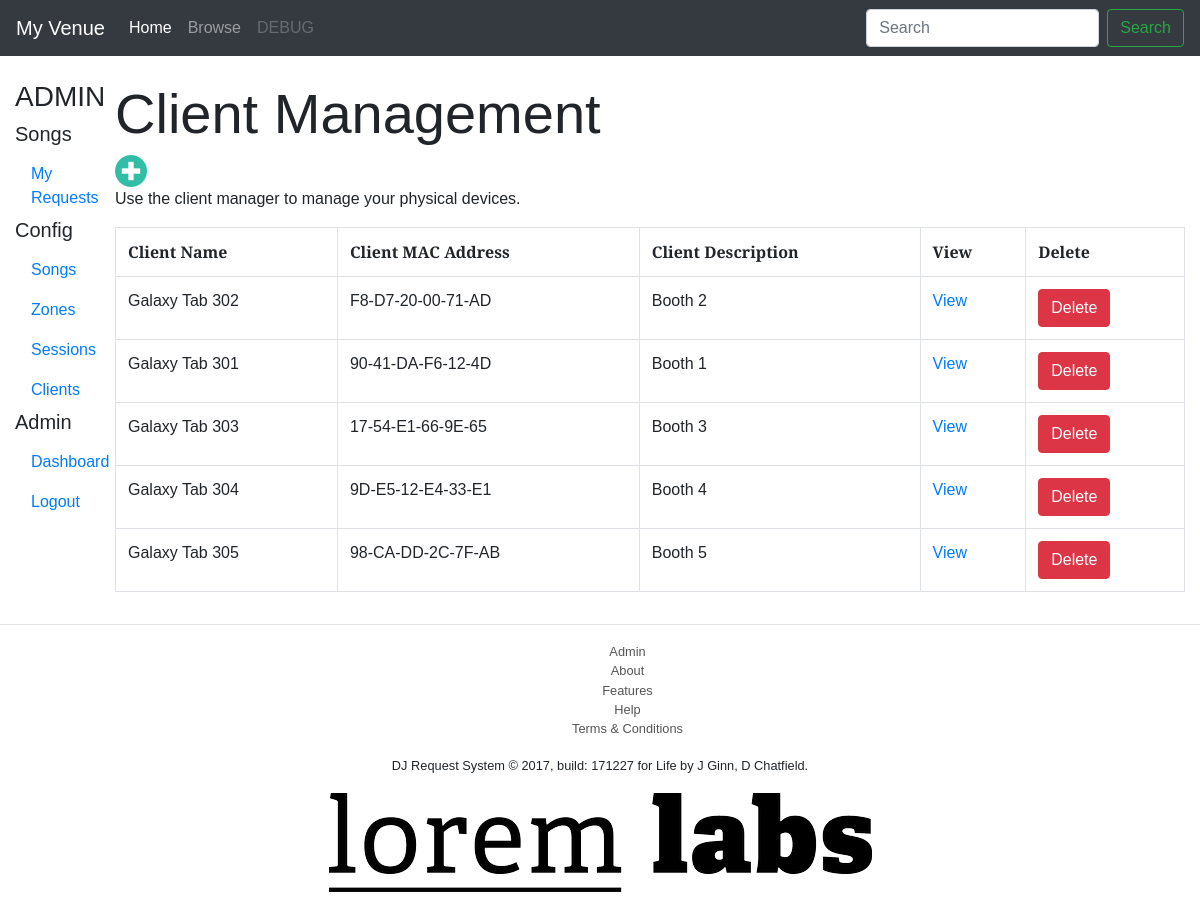
Screenshot of /clients/client_index.php (signed in) with the database file from the repository.
### tables this page shows
CREATE TABLE `clients` (
  `client_id` int(11) NOT NULL,
  `Client_Mac` varchar(20) NOT NULL COMMENT 'Client Mac Address',
  `client_name` text NOT NULL,
  `client_description` text NOT NULL
);

### config/DBVar.php (called while the page is built, shortened)
<?php
$environment = LOCAL;
$VenueName = "My Venue";
?>

### clients/client_index.php (the view, shortened to what this page needs)
<?php
	include($_SERVER["DOCUMENT_ROOT"] . "/djx/djx/partials/header.php");
?>
<head>
</head>
<body>
	<div class="fluid-container">
		<div class="col-md-12">
			<div class="row">
				<?php include($_SERVER["DOCUMENT_ROOT"] . "/djx/djx/partials/nav.php"); ?>
				<div class="col-md-11">
					<br>
					<h1 class="display-4">Client Management</h1>
					<ul class="nav">
						<li class="nav-item"><a href="add_client.php"><img src="<?php echo $environment; ?>images/add.png" style="width: 32px"></a></li>
					</ul>
					<p>Use the client manager to manage your physical devices.</p>
					<?php
					$sql = "SELECT * FROM clients";
					if($result = mysqli_query($mysqli, $sql)){
						if(mysqli_num_rows($result) > 0){
							echo "<table class='table table-bordered'>";
								echo "<tr>";
									echo "<th>Client Name</th>";
									echo "<th>Client MAC Address</th>";
									echo "<th>Client Description</th>";
									echo "<th>View</th>";
									echo "<th>Delete</th>";
								echo "</tr>";
							while($row = mysqli_fetch_array($result)){
								echo "<tr>";
									echo "<td>" . $row['client_name'] . "</td>";
									echo "<td>" . $row['Client_Mac'] . "</td>";
									echo "<td>" . $row['client_description'] . "</td>";
									echo "<td><a href=functions/update_count.php?song_id=".$row['client_id'].">View</a></td>";
									echo "<td><a href=functions/func_delete_client.php?client_id=".$row['client_id']." class='btn btn-danger'>Delete</a></td>";
								echo "</tr>";
							}
							echo "</table>";
						} else{
							echo "No clients were found.";
						}
					} else{
						echo "ERROR: Not able to execute $sql. " . mysqli_error($mysqli);
					}
					?>
				</div>
			</div>
		</div>
	</div>
</body>
<?php include($_SERVER["DOCUMENT_ROOT"] . "/djx/djx/partials/footer.php"); ?>

### partials/header.php (shortened to what this page needs)
<?php
	require_once($_SERVER["DOCUMENT_ROOT"] . "/djx/djx/config/DBVar.php");
?>
<!DOCTYPE html>
<html>
<head>
	<link rel="stylesheet" href="https://maxcdn.bootstrapcdn.com/bootstrap/4.0.0-beta.2/css/bootstrap.min.css">
	<link rel="stylesheet" href="<?php echo $environment; ?>css/custom.css">
</head>
<nav class="navbar navbar-expand-lg navbar-dark bg-dark">
  <?php echo"<a class='navbar-brand' href='http://localhost/djx/djx/index.php'>$VenueName</a>"; ?>
  <div class="collapse navbar-collapse" id="navbarNav">
    <ul class="navbar-nav mr-auto mt-2 mt-lg-0">
		<li class="nav-item active">
			<a class="nav-link" href="<?php echo $environment; ?>index.php">Home <span class="sr-only">(current)</span></a>
		</li>
		<li class="nav-item">
			<a class="nav-link" href="<?php echo $environment; ?>songs/browse_song.php">Browse</a>
		</li>
		<li class="nav-item">
			<a class="nav-link disabled" href="#">DEBUG</a>
		</li>
    </ul>
    <form class="form-inline my-2 my-lg-0" action="<?php echo $environment; ?>songs/search_song.php" method="get">
		<input class="form-control mr-sm-2" name="search_val" type="text" placeholder="Search" class="form-control" aria-label="Search">
		<button class="btn btn-outline-success my-2 my-sm-0" name="SearchButton" value="search" type="submit">Search</button>
    </form>
  </div>
</nav>

### partials/nav.php
<?php
if(!isset($_SESSION['username']) || empty($_SESSION['username'])){
} else {
	include($_SERVER["DOCUMENT_ROOT"] . "/djx/djx/partials/nav_container.php");
}
?>

### partials/nav_container.php (shortened to what this page needs)
<div class="col-md-1" style="min-width: 100px">
	<br>
	<h3>ADMIN</h3>
	<h5>Songs</h5>
	<ul class="nav flex-column">
		<li class="nav-item"><a class="nav-link" href="<?php echo $environment; ?>requests/request_index.php">My Requests</a></li>
	</ul>
	<h5>Config</h5>
	<ul class="nav flex-column">
		<li class="nav-item"><a class="nav-link" href="<?php echo $environment; ?>songs/index.php">Songs</a></li>
		<li class="nav-item"><a class="nav-link" href="<?php echo $environment; ?>zones/zones_index.php">Zones</a></li>
		<li class="nav-item"><a class="nav-link" href="<?php echo $environment; ?>sessions/sessions_index.php">Sessions</a></li>
		<li class="nav-item"><a class="nav-link" href="<?php echo $environment; ?>clients/client_index.php">Clients</a></li>
	</ul>
	<h5>Admin</h5>
	<ul class="nav flex-column">
		<li class="nav-item"><a class="nav-link" href="<?php echo $environment; ?>admin/index.php">Dashboard</a></li>
		<li class="nav-item"><a class="nav-link" href="<?php echo $environment; ?>accounts/logout.php">Logout</a></li>
	</ul>
</div>

### partials/footer.php (shortened to what this page needs)
<footer>
	<hr>
	<div class="fluid-container">
		<div class="row">
			<table class="ext-center" style="width: 33%; margin: 0 auto;">
				<tr>
					<td>
						<small>
						<ul class="text-center" style="list-style: none;">
							<li><a href="<?php echo $environment; ?>accounts/login.php">Admin</a></li>
							<li><a href="<?php echo $environment; ?>static/about.php">About</a></li>
							<li><a href="<?php echo $environment; ?>static/features.php">Features</a></li>
							<li><a href="<?php echo $environment; ?>static/help.php">Help</a></li>
							<li><a href="<?php echo $environment; ?>static/tandc.php">Terms & Conditions</a></li>
						</ul>
						</small>
					</td>
				</tr>
				<tr>
					<td><small><p class="text-center">DJ Request System &copy; 2017, build: 171227 for Life by J Ginn, D Chatfield.</p></small></td>
				</tr>
				<tr>
					<td><img src="<?php echo $environment; ?>images/bottom_logo.png" alt="Logo" height="30%"></td>
				</tr>
			</table>
		</div>
	</div>
	<br>
</footer>

### css/custom.css (style rules this page uses)
body { font-family: 'Alegreya Sans', sans-serif; }
footer a { color: #555; }
footer ul { list-style: none; }
footer ul li { margin-left: 15px; }

### rows the page displays
clients: client_name "Galaxy Tab 302", Client_Mac "F8-D7-20-00-71-AD", client_description "Booth 2"
clients: client_name "Galaxy Tab 301", Client_Mac "90-41-DA-F6-12-4D", client_description "Booth 1"
clients: client_name "Galaxy Tab 303", Client_Mac "17-54-E1-66-9E-65", client_description "Booth 3"
clients: client_name "Galaxy Tab 304", Client_Mac "9D-E5-12-E4-33-E1", client_description "Booth 4"
clients: client_name "Galaxy Tab 305", Client_Mac "98-CA-DD-2C-7F-AB", client_description "Booth 5"

### other values shown
$VenueName "My Venue"
